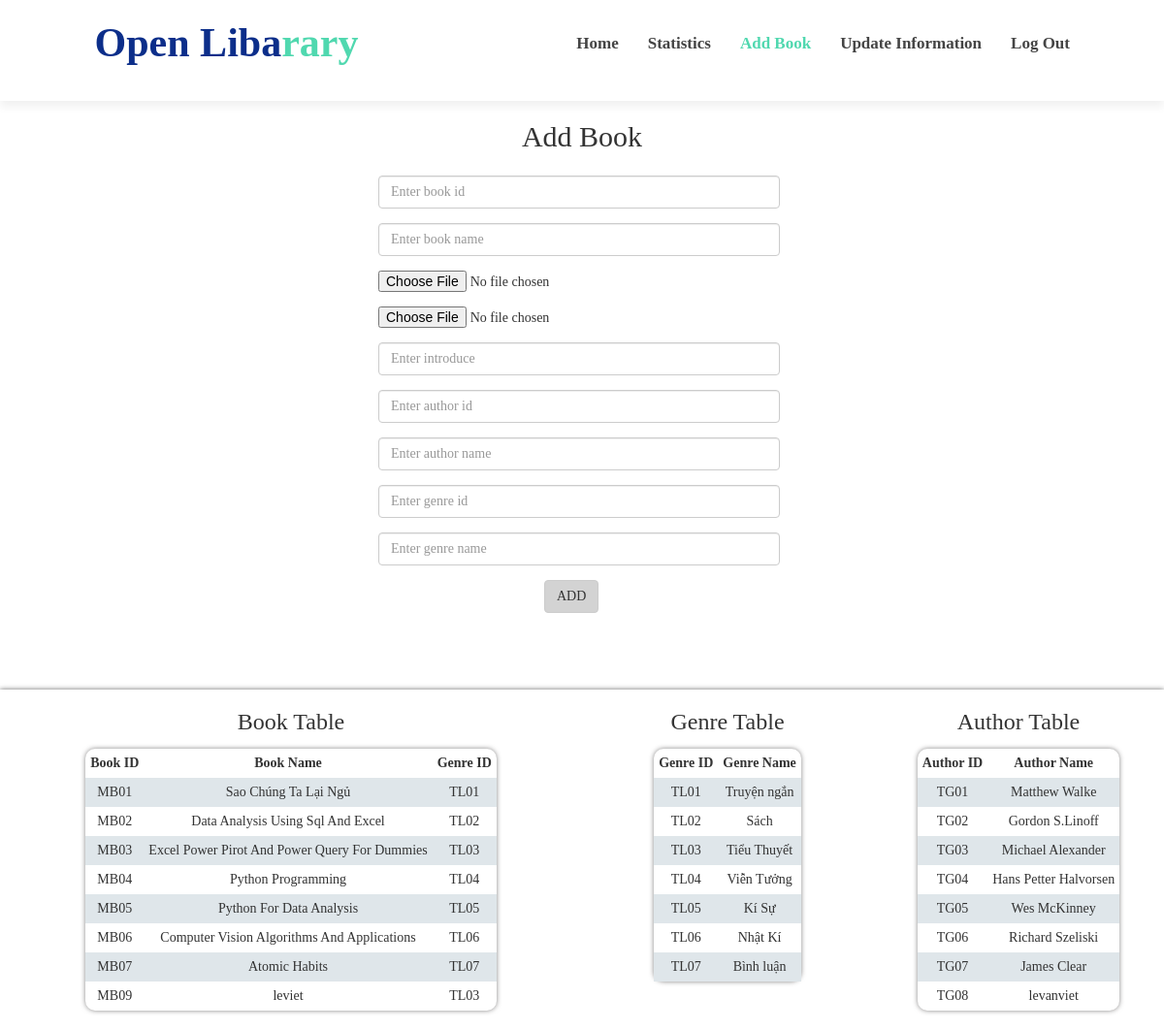
The app's page /PHP/admin/add_book.php, older data.
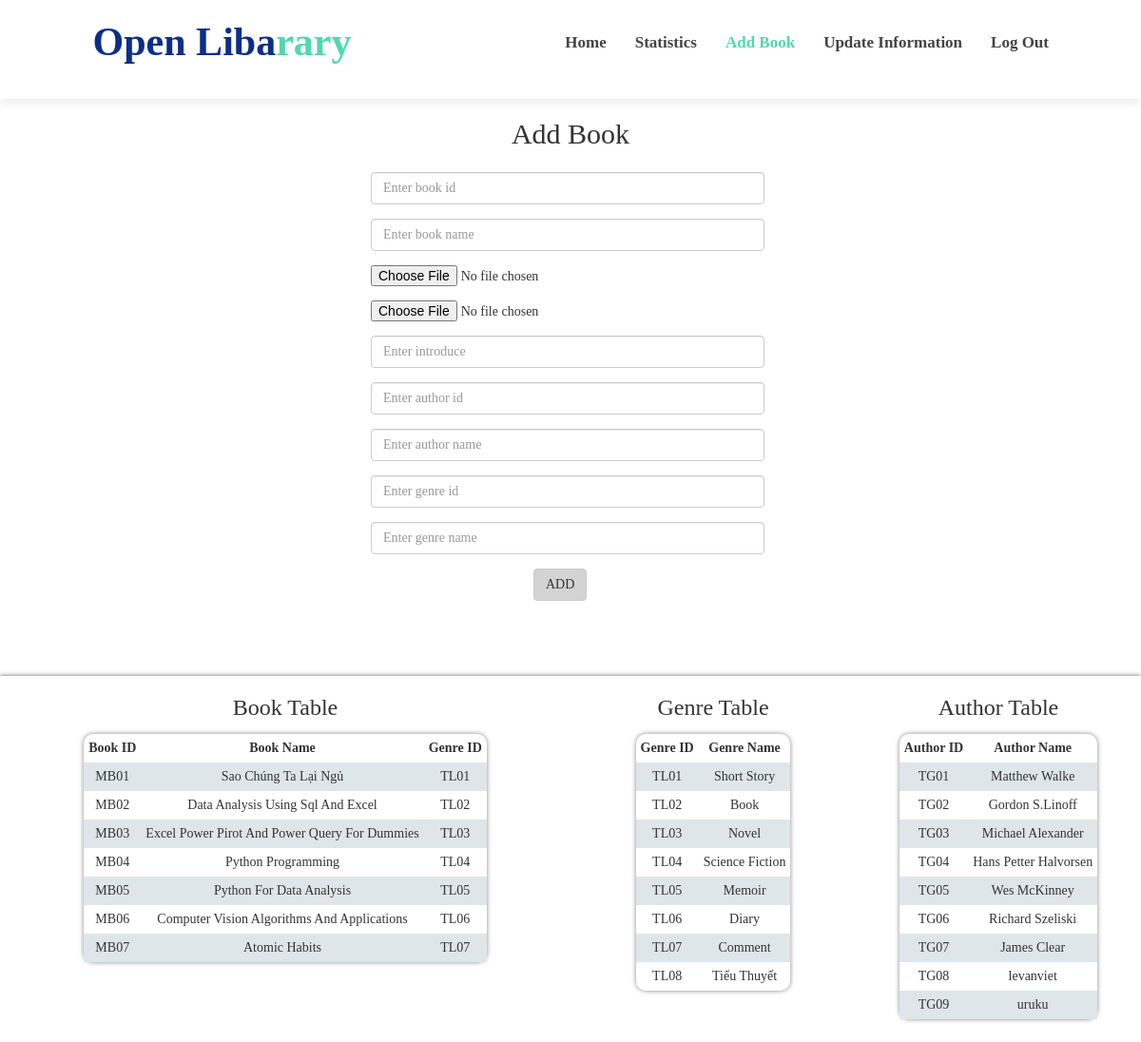
The same page, newer data.
### tables this page shows
CREATE TABLE `book` (
  `Book_id` varchar(50) NOT NULL,
  `Book_name` varchar(500) DEFAULT NULL,
  `File_pdf` varchar(255) NOT NULL,
  `Genre_id` varchar(50) DEFAULT NULL
);

CREATE TABLE `genre` (
  `Genre_id` varchar(50) NOT NULL,
  `Genre_name` varchar(200) DEFAULT NULL
);

CREATE TABLE `author` (
  `Author_id` varchar(50) NOT NULL,
  `Author_name` varchar(100) DEFAULT NULL
);

### PHP/libs/helper.php (called while the page is built, shortened)
<?php
class Database
{
    private static $dsn = 'mysql:host=localhost;dbname=quan_ly_thu_vien';
    private static $username = "root";
    private static $password = "";
    private static $con = null;
    public static function db_connect()
    {
        try {
            if (is_null(self::$con)) {
                self::$con = new PDO(self::$dsn, self::$username, self::$password);
                self::$con->setAttribute(PDO::ATTR_ERRMODE, PDO::ERRMODE_WARNING);
            }
        } catch (PDOException $e) {
            $error_message = $e->getMessage();
            include_once '../errors/database_error.php';
        }
    }
    public static function db_disconnect()
    {
        if (!is_null(self::$con)) {
            self::$con = null;
        }
    }
    public static function db_execute($sql = '')
    {
        if (!is_null(self::$con)) {
            $result = self::$con->prepare($sql);
            $result->execute();
            if ($result->rowCount() > 0) {
                return true;
            }
        }
        return false;
    }
    public static function db_get_list($sql = '')
    {
        if (!is_null(self::$con)) {
            $result = self::$con->prepare($sql);
            $result->execute();
            if ($result->rowCount() > 0) {
                $rows = $result->fetchAll();
                return $rows;
            }
        }
        return false;
    }
}

### PHP/admin/add_book.php (the view, shortened to what the changed rows need)
<?php
include('../libs/helper.php');
?>
<!DOCTYPE html>
<html lang="en">
<head>
    <link rel="stylesheet" href="https://maxcdn.bootstrapcdn.com/bootstrap/3.4.1/css/bootstrap.min.css">
    <link rel="stylesheet" href="../../CSS/add_book.css">
</head>
<body>
    <header id="header" class="d-flex align-items-center">
        <div id="logo">
            <h1><a href="index.html">Open Liba<span>rary</span></a></h1>
        </div>
    </header>
    <div class="add_book">
        <h2>Add Book</h2>
    </div>
    <div class="full_display">
        <div class="display_book">
            <?php
            $sql_select_book = "SELECT Book_id, Book_name, Genre_id FROM book ";
            if (Database::db_execute($sql_select_book)) {
                echo '<table>';
                echo '<tr>';
                echo '<th>Book ID</th>';
                echo '<th>Book Name</th>';
                echo '<th>Genre ID</th>';
                echo '</tr>';
                $books = Database::db_get_list($sql_select_book);
                foreach ($books as $book) {
                    echo '<tr>';
                    echo '<td>' . $book["Book_id"] . '</td>';
                    echo '<td>' . $book["Book_name"] . '</td>';
                    echo '<td>' . $book["Genre_id"] . '</td>';
                    echo '</tr>';
                }
                echo '</table>';
            }
            ?>
        </div>
        <div class="display_genre">
            <?php
            $sql_select_genre = "SELECT * FROM genre ";
            if (Database::db_execute($sql_select_genre)) {
                echo '<table>';
                echo '<tr>';
                echo '<th>Genre ID</th>';
                echo '<th>Genre Name</th>';
                echo '</tr>';
                $genres = Database::db_get_list($sql_select_genre);
                foreach ($genres as $genre) {
                    echo '<tr>';
                    echo '<td>' . $genre["Genre_id"] . '</td>';
                    echo '<td>' . $genre["Genre_name"] . '</td>';
                    echo '</tr>';
                }
                echo '</table>';
            }
            ?>
        </div>
        <div class="display_author">
            <?php
            $sql_select_author = "SELECT * FROM author ";
            if (Database::db_execute($sql_select_author)) {
                echo '<table>';
                echo '<tr>';
                echo '<th>Author ID</th>';
                echo '<th>Author Name</th>';
                echo '</tr>';
                $authors = Database::db_get_list($sql_select_author);
                foreach ($authors as $author) {
                    echo '<tr>';
                    echo '<td>' . $author["Author_id"] . '</td>';
                    echo '<td>' . $author["Author_name"] . '</td>';
                    echo '</tr>';
                }
                echo '</table>';
            }
            ?>
        </div>
    </div>
</body>
</html>

Row changes from the older to the newer data that the page shows:
removed book: Book_id "MB09", Book_name "leviet", Genre "TL03"
changed genre "TL01": Genre_name "Truyện ngắn" → "Short Story"
changed genre "TL02": Genre_name "Sách" → "Book"
changed genre "TL03": Genre_name "Tiểu Thuyết" → "Novel"
changed genre "TL04": Genre_name "Viễn Tưởng" → "Science Fiction"
changed genre "TL05": Genre_name "Kí Sự" → "Memoir"
changed genre "TL06": Genre_name "Nhật Kí" → "Diary"
changed genre "TL07": Genre_name "Bình luận" → "Comment"
added genre: Genre_id "TL08", Genre_name "Tiểu Thuyết"
added author: Author_id "TG09", Author_name "uruku"
